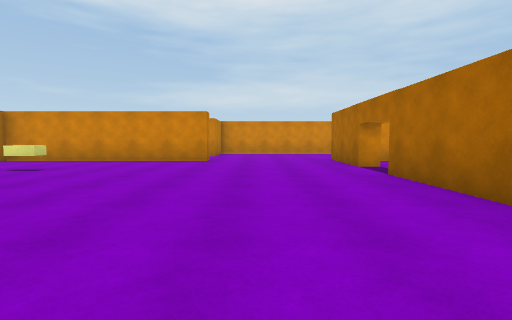
View 1 (above)

20 first-person views from a walk through a 3-D level made in the Unity game engine. The camera is 1.2 m above the floor, tilts 4° down and sees 85° across. The floor is counted in squares, 2 m on a side. Each view is taken from the middle of a square. On the plan, view 1 faces up. The plan holds only what a view shows up to about 9 squares ahead; the rest is blank. The place goes on beyond the plan. Door leaves are left out, so doorways stand open.

View 2
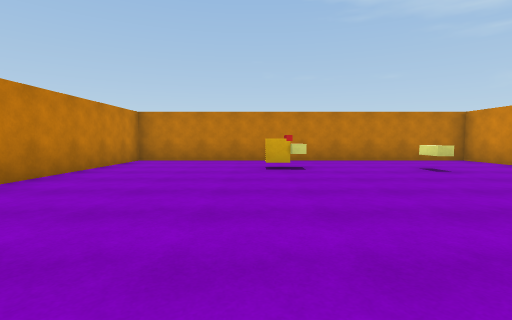

View 3
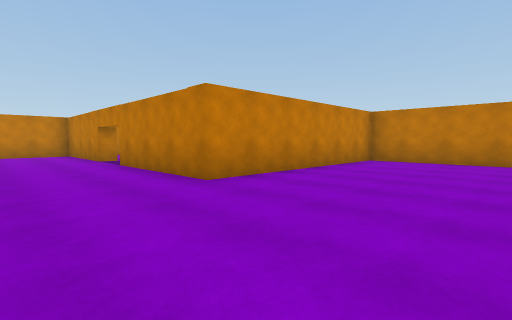

View 4
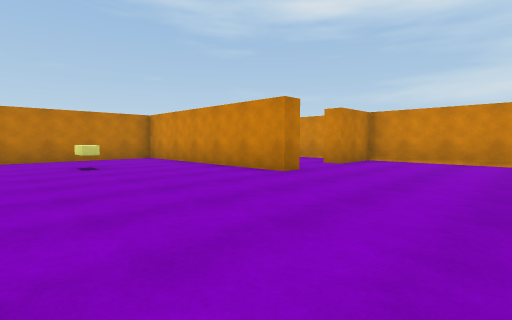

View 5
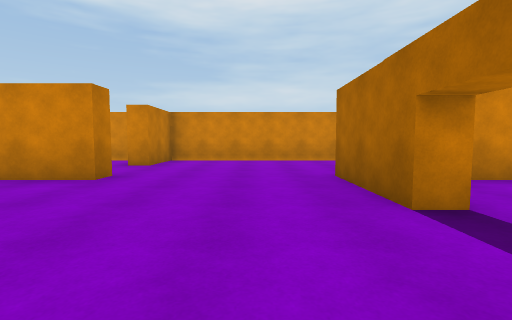

View 6
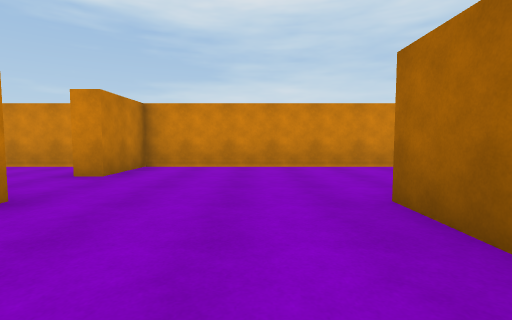

View 7
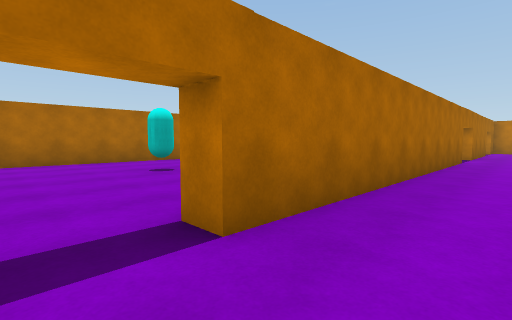

View 8
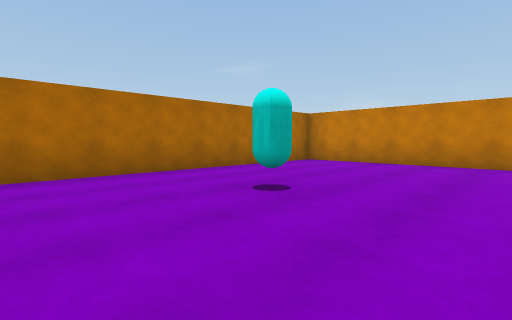

View 9
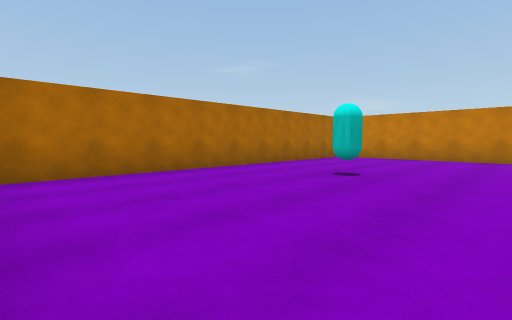

View 10
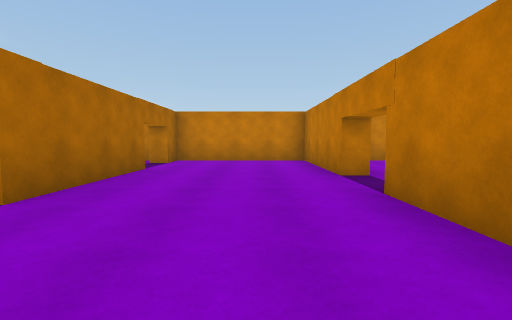

View 11
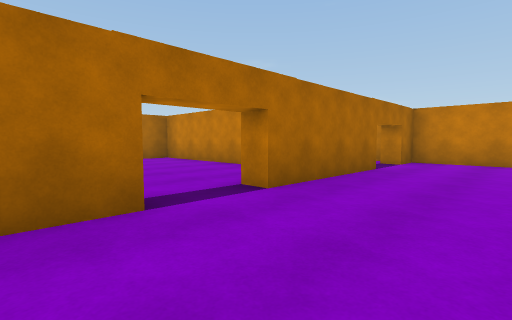

View 12
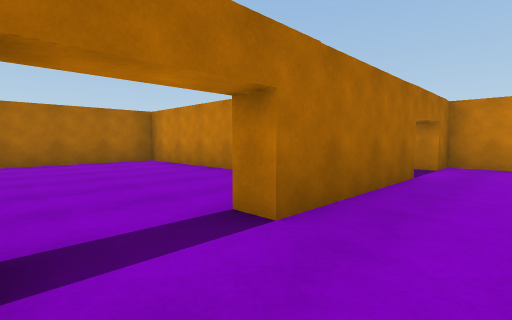

View 13
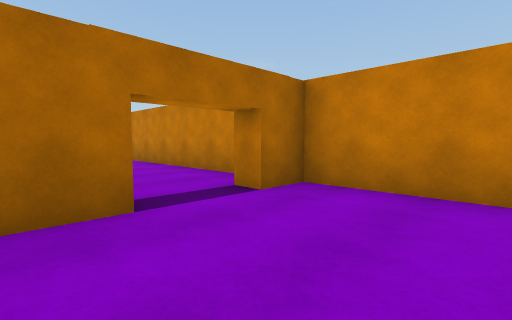

View 14
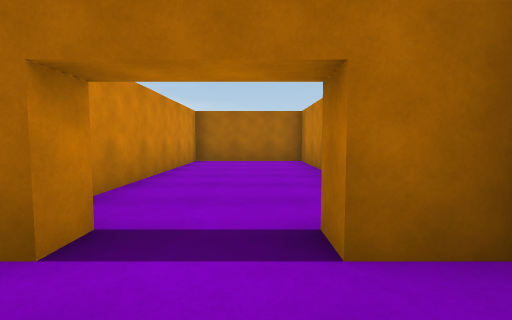

View 15
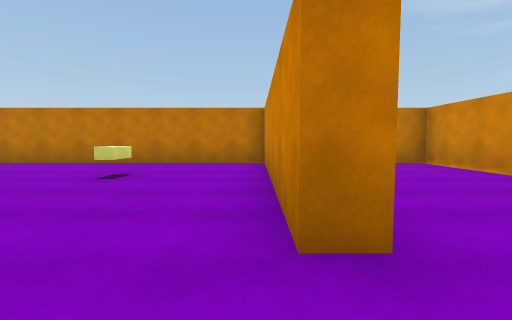

View 16
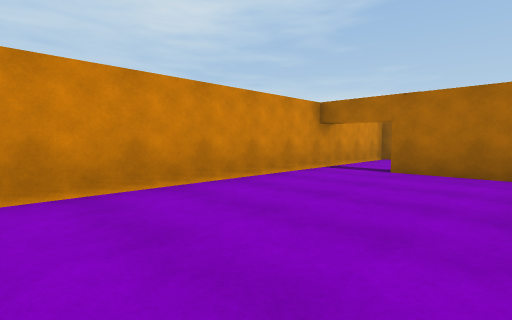

View 17
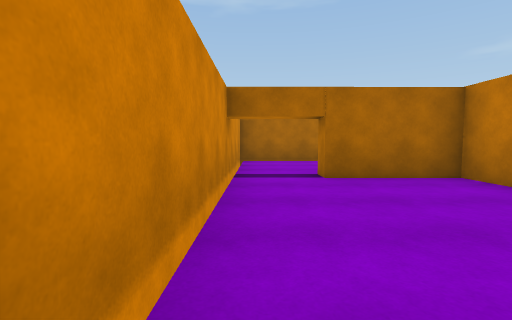

View 18
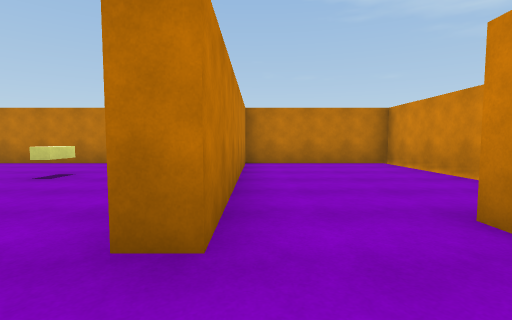

View 19
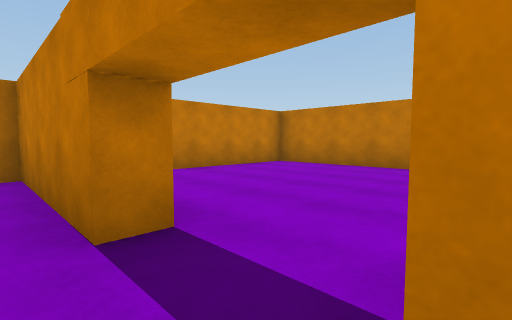

View 20
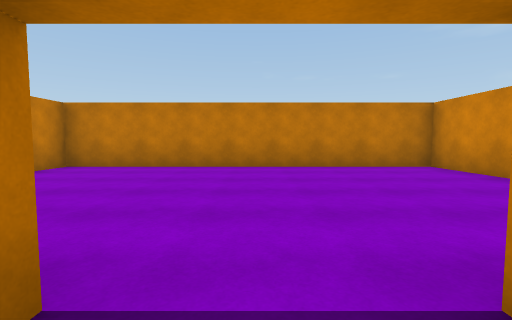

### Floor plan
Ten units are one square. View 1 is at (0, 0); x grows to the right and y downward. Boxes are objects, and circles mark ways between rooms. Rooms are numbered by the first view taken in them; rooms with no view inside come last. Other rooms are left out.
<svg viewBox="-79 -130 175 239">
<path fill="none" stroke="#000" d="M23 -64 23 -88M23 30 23 -49M-14 -87 -14 -82 -74 -82 -74 15 -14 15 -14 52M45 -87 55 -87 55 -109 60 -109M-20 68 -14 68 -14 103 91 103 91 72 39 72M29 79 23 79 23 46 29 46M91 -101 91 -125 -14 -125 -14 -107M23 104 23 99M23 -49 29 -49M29 -64 23 -64M49 -82 36 -82M42 15 91 15 91 -79M-52 20 -74 20 -74 103 -34 103M52 68 91 68 91 32M-29 -125 -74 -125 -74 -87 -14 -87M-14 -107 -21 -107"/>
<rect x="-55" y="-35" width="10" height="10" fill="#bbb"><title>other object</title></rect>
<rect x="-55" y="-65" width="10" height="10" fill="#bbb"><title>yellow block</title></rect>
<rect x="55" y="-35" width="10" height="10" fill="#bbb"><title>cyan capsule</title></rect>
<circle cx="20" cy="-55" r="3" fill="#2a7"/>
<circle cx="-20" cy="60" r="3" fill="#2a7"/>
<circle cx="30" cy="35" r="3" fill="#2a7"/>
<circle cx="-20" cy="-100" r="3" fill="#2a7"/>
<text x="0" y="-20">1</text>
<text x="60" y="-40">2</text>
<text x="-50" y="60">3</text>
<text x="60" y="40">4</text>
<text x="-50" y="-110">5</text>
</svg>
Room 1 opens to room 2. Room 1 opens to room 3. Room 1 opens to room 4. Room 1 opens to room 5.

Where each view was taken, in squares from view 1:
view 1: 0 up, 0 right, facing up
view 2: 2 up, 1 right, facing left
view 3: 2 up, 1 right, facing down-left
view 4: 4 up, 2 right, facing up-left
view 5: 4 up, 1 right, facing up
view 6: 6 up, 1 right, facing up
view 7: 6 up, 1 right, facing down-right
view 8: 6 up, 4 right, facing down-right
view 9: 8 up, 4 right, facing down-right
view 10: 2 down, 0 right, facing down
view 11: 2 down, 0 right, facing down-right
view 12: 3 down, 1 right, facing down-right
view 13: 7 down, 0 right, facing down-right
view 14: 9 down, 1 right, facing right
view 15: 8 up, 0 right, facing left
view 16: 9 up, 0 right, facing up-right
view 17: 12 up, 1 right, facing right
view 18: 9 up, 0 right, facing left
view 19: 5 down, 1 left, facing down-left
view 20: 6 down, 1 left, facing left
